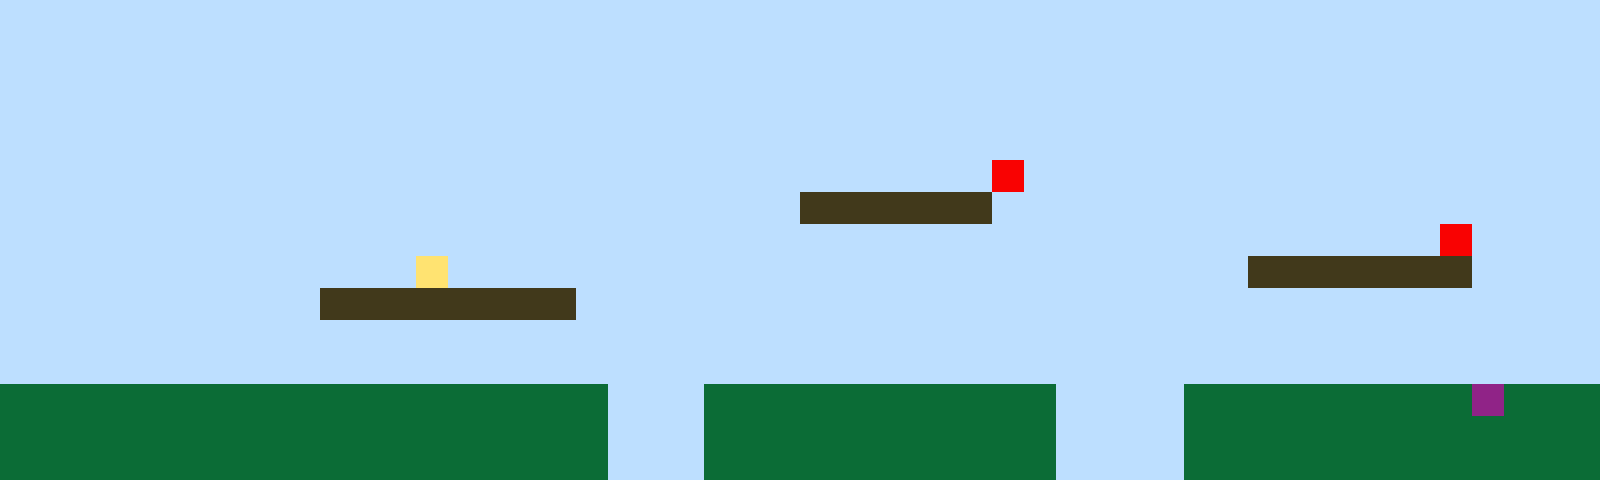

This game map was drawn from its Tiled (.tmx) file and the tilesets committed beside it. A one-line description and the full map source follow:
An orthogonal 50x15 tile map with 32x32 px tiles, 1 tile layer (Tile Layer 1).

<map version="1.10" tiledversion="1.11.2" orientation="orthogonal" renderorder="right-up" width="50" height="15" tilewidth="32" tileheight="32" infinite="0" nextlayerid="2" nextobjectid="1"><editorsettings><export target="map1.csv" format="csv" /></editorsettings><tileset firstgid="1" name="sprites" tilewidth="32" tileheight="32" tilecount="6" columns="3"><image source="sprites.png" width="96" height="64" /></tileset><layer id="1" name="Tile Layer 1" width="50" height="15"><data encoding="csv">1,1,1,1,1,1,1,1,1,1,1,1,1,1,1,1,1,1,1,1,1,1,1,1,1,1,1,1,1,1,1,1,1,1,1,1,1,1,1,1,1,1,1,1,1,1,1,1,1,1,1,1,1,1,1,1,1,1,1,1,1,1,1,1,1,1,1,1,1,1,1,1,1,1,1,1,1,1,1,1,1,1,1,1,1,1,1,1,1,1,1,1,1,1,1,1,1,1,1,1,1,1,1,1,1,1,1,1,1,1,1,1,1,1,1,1,1,1,1,1,1,1,1,1,1,1,1,1,1,1,1,1,1,1,1,1,1,1,1,1,1,1,1,1,1,1,1,1,1,1,1,1,1,1,1,1,1,1,1,1,1,1,1,1,1,1,1,1,1,1,1,1,1,1,1,1,1,1,1,1,1,1,1,1,1,1,1,1,1,1,1,1,1,1,1,1,1,1,1,1,1,1,1,1,1,1,1,1,1,1,1,1,1,1,1,1,1,1,1,1,1,1,1,1,1,1,1,1,1,1,1,1,1,1,1,1,1,1,1,1,1,1,1,1,1,1,1,1,1,1,1,1,1,1,1,1,1,1,1,1,1,1,1,1,1,1,1,1,1,1,1,1,1,1,1,1,1,1,1,1,1,5,1,1,1,1,1,1,1,1,1,1,1,1,1,1,1,1,1,1,1,1,1,1,1,1,1,1,1,1,1,1,1,1,1,1,1,1,1,1,1,1,1,1,1,3,3,3,3,3,3,1,1,1,1,1,1,1,1,1,1,1,1,1,1,1,1,1,1,1,1,1,1,1,1,1,1,1,1,1,1,1,1,1,1,1,1,1,1,1,1,1,1,1,1,1,1,1,1,1,1,1,1,1,1,1,1,1,1,1,1,1,1,1,1,5,1,1,1,1,1,1,1,1,1,1,1,1,1,1,1,1,1,4,1,1,1,1,1,1,1,1,1,1,1,1,1,1,1,1,1,1,1,1,1,1,1,1,1,3,3,3,3,3,3,3,1,1,1,1,1,1,1,1,1,1,1,1,1,1,3,3,3,3,3,3,3,3,1,1,1,1,1,1,1,1,1,1,1,1,1,1,1,1,1,1,1,1,1,1,1,1,1,1,1,1,1,1,1,1,1,1,1,1,1,1,1,1,1,1,1,1,1,1,1,1,1,1,1,1,1,1,1,1,1,1,1,1,1,1,1,1,1,1,1,1,1,1,1,1,1,1,1,1,1,1,1,1,1,1,1,1,1,1,1,1,1,1,1,1,1,1,1,1,1,1,1,1,1,1,1,1,1,1,1,1,1,1,1,1,1,1,1,1,1,1,1,1,1,1,1,1,1,1,1,1,1,1,1,1,2,2,2,2,2,2,2,2,2,2,2,2,2,2,2,2,2,2,2,1,1,1,2,2,2,2,2,2,2,2,2,2,2,1,1,1,1,2,2,2,2,2,2,2,2,2,6,2,2,2,2,2,2,2,2,2,2,2,2,2,2,2,2,2,2,2,2,2,2,1,1,1,2,2,2,2,2,2,2,2,2,2,2,1,1,1,1,2,2,2,2,2,2,2,2,2,2,2,2,2,2,2,2,2,2,2,2,2,2,2,2,2,2,2,2,2,2,2,2,1,1,1,2,2,2,2,2,2,2,2,2,2,2,1,1,1,1,2,2,2,2,2,2,2,2,2,2,2,2,2</data></layer></map>
